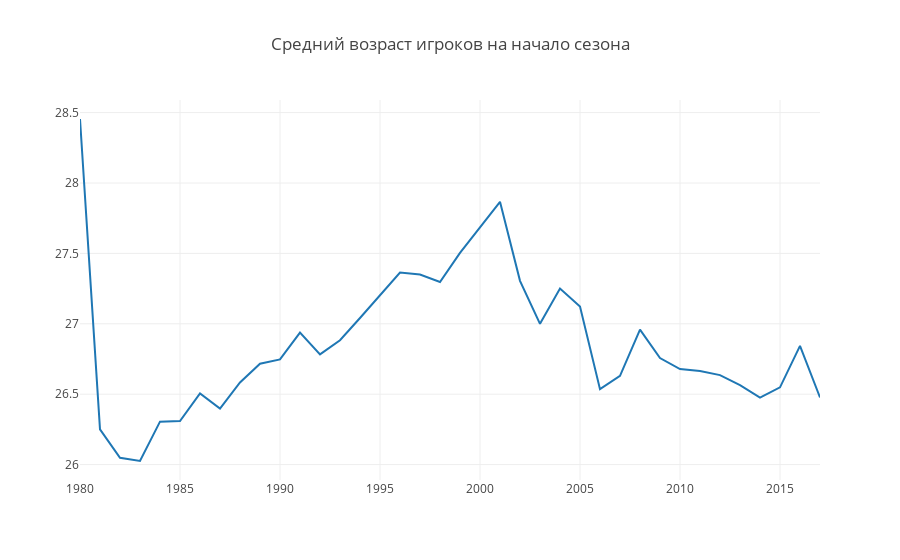

Notebook code for this chart:
### Code cell
trace0 = go.Scatter(
    x=df1.index,
    y=df1,
  
)


data = [trace0]
layout = {'title': 'Средний возраст игроков на начало сезона'}

fig = go.Figure(data=data, layout=layout)

iplot(fig) #, show_link=False)

### Figure 1 — Plotly figure (JSON) as saved in the notebook; plotly's stock layout.template omitted (floating-point values rounded to 4 significant figures)
{"data": [{"type": "scatter", "x": [1980, 1981, 1982, 1983, 1984, 1985, 1986, 1987, 1988, 1989, 1990, 1991, 1992, 1993, 1994, 1995, 1996, 1997, 1998, 1999, 2000, 2001, 2002, 2003, 2004, 2005, 2006, 2007, 2008, 2009, 2010, 2011, 2012, 2013, 2014, 2015, 2016, 2017], "y": [28.45, 26.25, 26.05, 26.03, 26.31, 26.31, 26.51, 26.4, 26.58, 26.72, 26.75, 26.94, 26.78, 26.88, 27.04, 27.21, 27.36, 27.35, 27.3, 27.5, 27.69, 27.87, 27.3, 27, 27.25, 27.12, 26.54, 26.63, 26.96, 26.76, 26.68, 26.66, 26.64, 26.56, 26.48, 26.55, 26.84, 26.48]}], "layout": {"title": "Средний возраст игроков на начало сезона"}}
